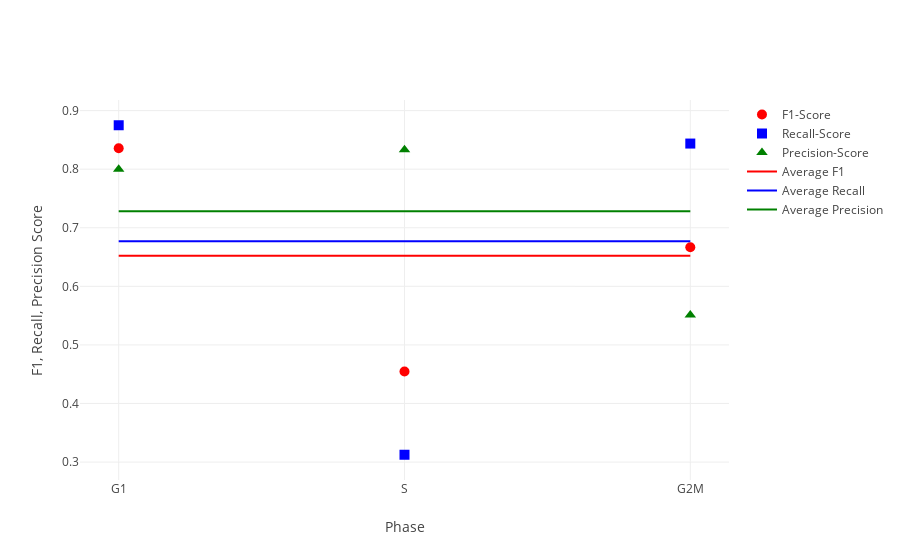

The notebook cell this image was saved under:
### Code cell
EMATB6142_labels = list(['G1'] * 32) + list(['S'] * 32) + list(['G2M'] * 32)
EMATB6142_evaluation = helper.evaluate_prediction(EMATB6142_prediction_table, EMATB6142_labels)
helper.plot_evaluation(*EMATB6142_evaluation, xaxis=["G1","S","G2M"], xaxislbl="Phase", average=True)

### Figure 1 — Plotly figure (JSON) as saved in the notebook; plotly's stock layout.template omitted (floating-point values rounded to 4 significant figures)
{"data": [{"marker": {"color": "red", "size": 10, "symbol": "circle"}, "mode": "markers", "name": "F1-Score", "type": "scatter", "x": ["G1", "S", "G2M"], "y": [0.8358, 0.4545, 0.6667]}, {"marker": {"color": "blue", "size": 10, "symbol": "square"}, "mode": "markers", "name": "Recall-Score", "type": "scatter", "x": ["G1", "S", "G2M"], "y": [0.875, 0.3125, 0.8438]}, {"marker": {"color": "green", "size": 10, "symbol": "triangle-up"}, "mode": "markers", "name": "Precision-Score", "type": "scatter", "x": ["G1", "S", "G2M"], "y": [0.8, 0.8333, 0.551]}, {"marker": {"color": "red", "size": 10}, "mode": "lines", "name": "Average F1", "type": "scatter", "x": ["G1", "S", "G2M"], "y": [0.6523, 0.6523, 0.6523]}, {"marker": {"color": "blue", "size": 10}, "mode": "lines", "name": "Average Recall", "type": "scatter", "x": ["G1", "S", "G2M"], "y": [0.6771, 0.6771, 0.6771]}, {"marker": {"color": "green", "size": 10}, "mode": "lines", "name": "Average Precision", "type": "scatter", "x": ["G1", "S", "G2M"], "y": [0.7281, 0.7281, 0.7281]}], "layout": {"title": "", "xaxis": {"title": "Phase"}, "yaxis": {"title": "F1, Recall, Precision Score"}}}
